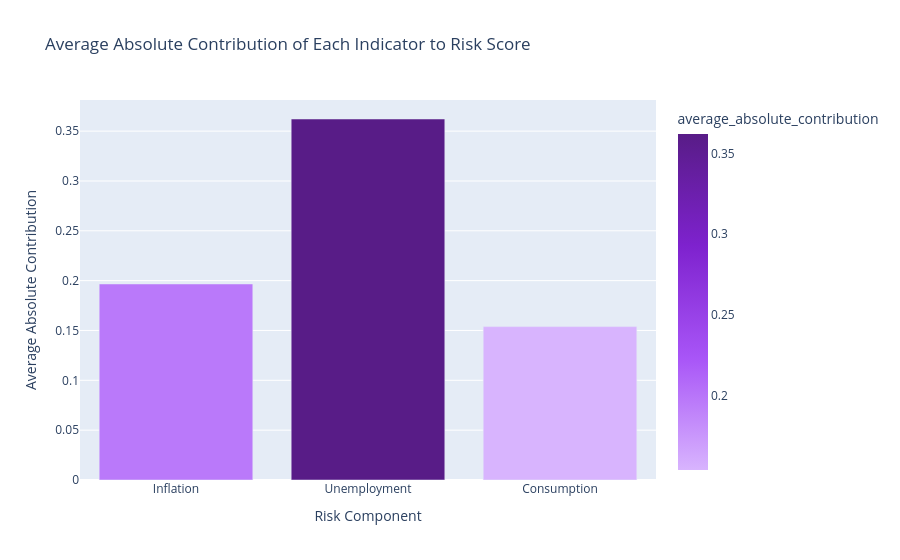

Notebook code for this chart:
### Code cell
# ABSOLUTE RISK CONTRIBUTION

component_strength = pd.DataFrame({
    "component": [
        "Inflation",
        "Unemployment",
        "Consumption"
    ],
    "average_absolute_contribution": [
        risk_scored["inflation_component"].abs().mean(),
        risk_scored["unemployment_component"].abs().mean(),
        risk_scored["consumption_component"].abs().mean()
    ]
})

fig = px.bar(
    component_strength,
    x="component",
    y="average_absolute_contribution",
    color="average_absolute_contribution",
    color_continuous_scale=[
        "#D8B4FE",
        "#A855F7",
        "#7E22CE",
        "#581C87"
    ],
    title="Average Absolute Contribution of Each Indicator to Risk Score"
)

fig.update_layout(
    height=550,
    xaxis_title="Risk Component",
    yaxis_title="Average Absolute Contribution"
)

fig.show()

### Figure 1 — Plotly figure (JSON) as saved in the notebook; plotly's stock layout.template omitted (floating-point values rounded to 4 significant figures)
{"data": [{"alignmentgroup": "True", "hovertemplate": "component=%{x}<br>average_absolute_contribution=%{marker.color}<extra></extra>", "legendgroup": "", "marker": {"color": [0.1967, 0.3622, 0.1539], "coloraxis": "coloraxis", "pattern": {"shape": ""}}, "name": "", "offsetgroup": "", "orientation": "v", "showlegend": false, "textposition": "auto", "type": "bar", "x": ["Inflation", "Unemployment", "Consumption"], "xaxis": "x", "y": [0.1967, 0.3622, 0.1539], "yaxis": "y"}], "layout": {"autosize": true, "barmode": "relative", "coloraxis": {"colorbar": {"title": {"text": "average_absolute_contribution"}}, "colorscale": [[0, "#D8B4FE"], [0.3333, "#A855F7"], [0.6667, "#7E22CE"], [1, "#581C87"]]}, "legend": {"tracegroupgap": 0}, "title": {"text": "Average Absolute Contribution of Each Indicator to Risk Score"}, "xaxis": {"anchor": "y", "autorange": true, "domain": [0, 1], "range": [-0.5, 2.5], "title": {"text": "Risk Component"}, "type": "category"}, "yaxis": {"anchor": "x", "autorange": true, "domain": [0, 1], "range": [0, 0.3812], "title": {"text": "Average Absolute Contribution"}, "type": "linear"}}}
